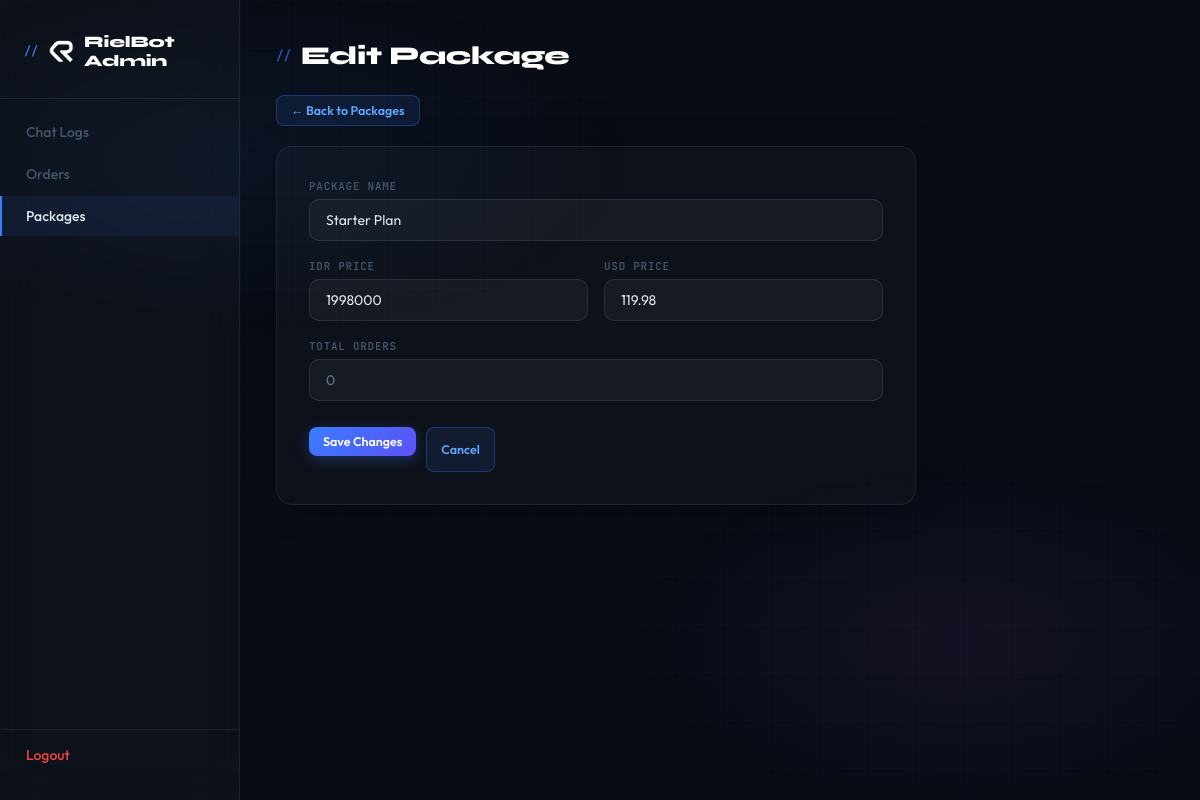
The app's page /admin_edit.php?table=packages&id=1 (signed in) with its own data.
### tables this page shows
CREATE TABLE `packages` (
  `id` int(11) NOT NULL,
  `package_name` varchar(20) NOT NULL,
  `idr_price` int(10) NOT NULL,
  `us_price` decimal(10,2) NOT NULL DEFAULT 0.00,
  `orders` int(3) NOT NULL
);

### admin_edit.php (the view, shortened to what this page needs)
<?php
$configPath = '/home/rier5192/config.php';
if (file_exists($configPath)) {
    $config = require $configPath;
} else {
    $config = require __DIR__ . '/config.php';
}
$dbHost = $config['DB_HOST'] ?? 'localhost';
$dbName = $config['DB_NAME'] ?? 'rielcode';
$dbUser = $config['DB_USER'] ?? 'root';
$dbPass = $config['DB_PASS'] ?? '';
try {
    $pdo = new PDO("mysql:host=$dbHost;dbname=$dbName;charset=utf8", $dbUser, $dbPass);
    $pdo->setAttribute(PDO::ATTR_ERRMODE, PDO::ERRMODE_EXCEPTION);
} catch (PDOException $e) {
    die("DB Connection failed: " . htmlspecialchars($e->getMessage()));
}
$allowedTables = ['orders', 'packages'];
$table = in_array($_GET['table'] ?? '', $allowedTables) ? $_GET['table'] : 'packages';
$id = isset($_GET['id']) ? (int)$_GET['id'] : null;
$data = null;
if ($id) {
    $stmt = $pdo->prepare("SELECT * FROM `$table` WHERE id = ?");
    $stmt->execute([$id]);
    $data = $stmt->fetch(PDO::FETCH_ASSOC);
}
$pageTitle = $id ? 'Edit' : 'Add';
$pageTitle .= ' ' . ($table === 'packages' ? 'Package' : 'Order');
?>
<!DOCTYPE html>
<html lang="en">
<head>
    <link rel="stylesheet" href="CSS/admin_style.css">
</head>
<body>
    <div class="wrapper">
        <div class="sidebar">
            <h2>
                <img src="IMG/Rielcode Logo Square Transparent Icon.png" alt="Rielcode" class="sidebar-logo">
                RielBot Admin
            </h2>
            <a href="admin.php?table=chat_logs">Chat Logs</a>
            <a href="admin.php?table=orders" class="<?= $table === 'orders' ? 'active' : '' ?>">Orders</a>
            <a href="admin.php?table=packages" class="<?= $table === 'packages' ? 'active' : '' ?>">Packages</a>
            <a href="admin_logout.php">Logout</a>
        </div>
        <div class="main-content">
            <h1><?= htmlspecialchars($pageTitle) ?></h1>
            <a href="admin.php?table=<?= $table ?>" class="button edit" style="margin-bottom: 20px; display: inline-flex;">← Back to <?= ucfirst($table) ?></a>
            <?php if ($table === 'packages'): ?>
                <div class="form-card">
                    <form method="post">
                        <div>
                            <label for="package_name">Package Name</label>
                            <input type="text" id="package_name" name="package_name"
                                   value="<?= htmlspecialchars($data['package_name'] ?? '') ?>"
                                   placeholder="e.g. Pro Plan" required>
                        </div>
                        <div class="form-row">
                            <div>
                                <label for="idr_price">IDR Price</label>
                                <input type="number" id="idr_price" name="idr_price"
                                       value="<?= htmlspecialchars($data['idr_price'] ?? '') ?>"
                                       placeholder="e.g. 1999000" required min="1">
                            </div>
                            <div>
                                <label for="us_price">USD Price</label>
                                <input type="number" id="us_price" name="us_price" step="0.01"
                                       value="<?= htmlspecialchars($data['us_price'] ?? '') ?>"
                                       placeholder="e.g. 119.99" required min="0.01">
                            </div>
                        </div>
                        <?php if ($data): ?>
                            <div>
                                <label>Total Orders</label>
                                <input type="text" value="<?= (int)($data['orders'] ?? 0) ?>" disabled
                                       style="color: #64748b; cursor: not-allowed;">
                            </div>
                        <?php endif; ?>
                        <div class="form-actions">
                            <button type="submit" class="button" style="background: linear-gradient(135deg, #3a7cff, #5b52f5); color: #fff; box-shadow: 0 4px 14px rgba(58,124,255,0.3);">
                                <?= $id ? 'Save Changes' : 'Create Package' ?>
                            </button>
                            <a href="admin.php?table=packages" class="button edit">Cancel</a>
                        </div>
                    </form>
                </div>
            <?php endif; ?>
        </div>
    </div>
</body>
</html>

### CSS/admin_style.css (style rules this page uses)
*, *::before, *::after { margin: 0; padding: 0; box-sizing: border-box; }
html { scroll-behavior: smooth; }
body { font-family: "Outfit", sans-serif; background-color: #080c14; color: #e2e8f0; min-height: 100dvh; overflow-x: hidden; }
body::before { content: ""; position: fixed; inset: 0; background-image: radial-gradient(ellipse 60% 40% at 20% 20%, rgba(58,124,255,0.07) 0%, transparent 55%), radial-gradient(ellipse 50% 40% at 80% 80%, rgba(163,91,255,0.07) 0%, transparent 55%), linear-gradient(rgba(58,124,255,0.025) 1px, transparent 1px), linear-gradient(90deg, rgba(58,124,255,0.025) 1px, transparent 1px); background-size: auto, auto, 48px 48px, 48px 48px; pointer-events: none; z-index: 0; }
.wrapper { display: flex; min-height: 100dvh; position: relative; }
.sidebar { width: 240px; flex-shrink: 0; background: rgba(255,255,255,0.025); border-right: 1px solid rgba(255,255,255,0.07); display: flex; flex-direction: column; padding: 32px 0 24px; position: sticky; top: 0; height: 100dvh; overflow-y: auto; backdrop-filter: blur(20px); -webkit-backdrop-filter: blur(20px); }
.sidebar h2 { font-family: "Syne", sans-serif; font-size: 1rem; font-weight: 800; color: #fff; padding: 0 24px 28px; border-bottom: 1px solid rgba(255,255,255,0.07); margin-bottom: 12px; letter-spacing: -0.2px; display: flex; align-items: center; gap: 10px; }
.sidebar-logo { width: 26px; height: 26px; object-fit: contain; flex-shrink: 0; filter: brightness(1.1); }
.sidebar h2::before { content: "// "; font-family: "JetBrains Mono", monospace; font-size: 0.75rem; color: #3a7cff; font-weight: 500; }
.sidebar a { display: flex; align-items: center; gap: 10px; padding: 11px 24px; color: #475569; text-decoration: none; font-size: 0.875rem; font-weight: 500; transition: all 0.2s ease; border-left: 2px solid transparent; margin: 1px 0; }
.sidebar a.active { color: #e2e8f0; background: rgba(58,124,255,0.08); border-left-color: #3a7cff; }
.sidebar a[href="admin_logout.php"] { margin-top: auto; color: #ef4444; border-top: 1px solid rgba(255,255,255,0.06); padding-top: 16px; margin-top: auto; }
.main-content { flex: 1; padding: 40px 36px; min-width: 0; }
.main-content h1 { font-family: "Syne", sans-serif; font-size: 1.6rem; font-weight: 800; color: #fff; margin-bottom: 24px; letter-spacing: -0.3px; display: flex; align-items: center; gap: 10px; }
.main-content h1::before { content: "//"; font-family: "JetBrains Mono", monospace; font-size: 0.8rem; color: #3a7cff; font-weight: 500; opacity: 0.7; }
.button { display: inline-flex; align-items: center; gap: 5px; padding: 7px 14px; border-radius: 8px; font-family: "Outfit", sans-serif; font-size: 0.78rem; font-weight: 600; text-decoration: none; cursor: pointer; border: none; transition: all 0.2s ease; white-space: nowrap; }
.button.add, .button[type="submit"], button.button { background: linear-gradient(135deg, #3a7cff, #5b52f5); color: #fff; box-shadow: 0 4px 14px rgba(58,124,255,0.3); margin-bottom: 16px; }
.button.edit { background: rgba(58,124,255,0.1); border: 1px solid rgba(58,124,255,0.3); color: #60a5fa; }
.form-card { background: rgba(255,255,255,0.025); border: 1px solid rgba(255,255,255,0.07); border-radius: 16px; padding: 32px; max-width: 640px; box-shadow: 0 4px 32px rgba(0,0,0,0.25); }
.form-card form { display: flex; flex-direction: column; gap: 18px; }
.form-card label { display: block; font-family: "JetBrains Mono", monospace; font-size: 0.68rem; font-weight: 600; color: #475569; letter-spacing: 0.8px; text-transform: uppercase; margin-bottom: 6px; }
.form-card input[type="text"], .form-card input[type="email"], .form-card input[type="number"], .form-card textarea, .form-card select { width: 100%; padding: 11px 16px; background: rgba(255,255,255,0.04); border: 1px solid rgba(255,255,255,0.09); border-radius: 10px; color: #e2e8f0; font-family: "Outfit", sans-serif; font-size: 0.875rem; outline: none; transition: all 0.2s ease; -webkit-appearance: none; }
.form-card input::placeholder, .form-card textarea::placeholder { color: #334155; }
.form-card .form-row { display: grid; grid-template-columns: 1fr 1fr; gap: 16px; }
.form-card .form-actions { display: flex; gap: 10px; margin-top: 8px; }

### records on screen
packages: package_name "Starter Plan", idr_price "1998000", us_price "119.98", orders "0"

### other values on screen
$pageTitle "Edit Package"
$table "Packages"
